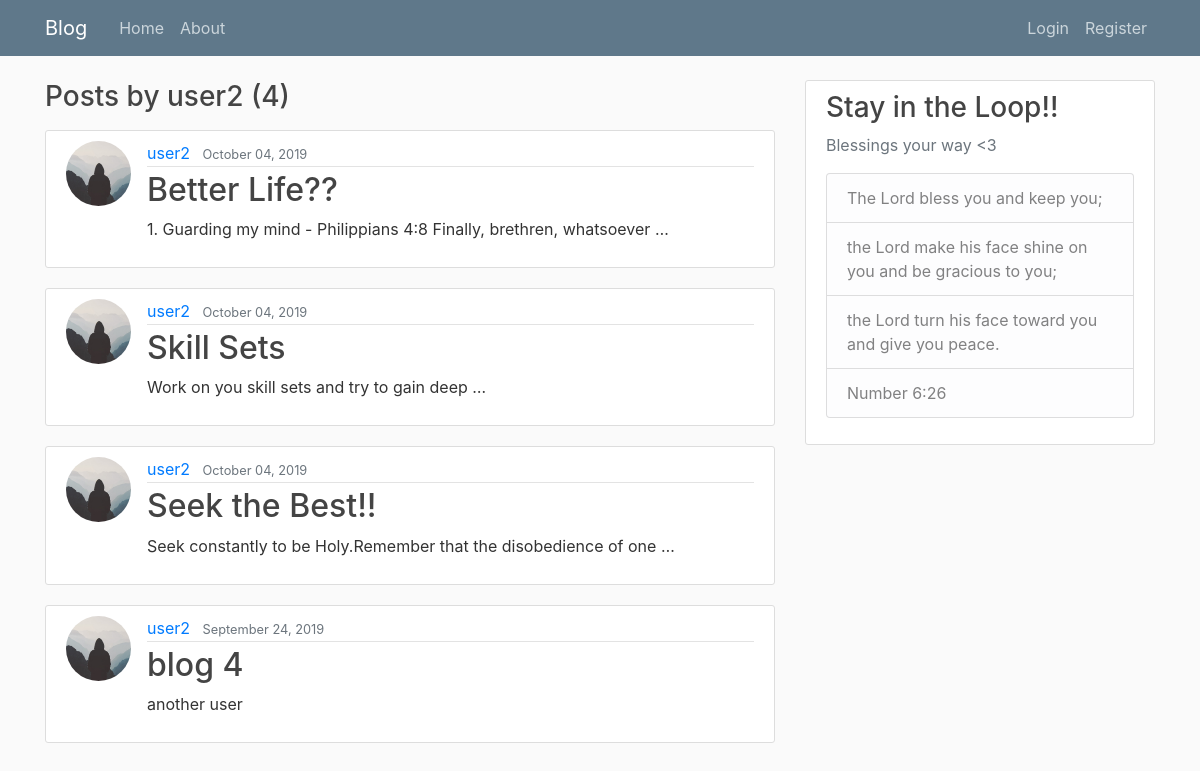
The page /user/user2 on the database its author committed.
### blog/models.py (models this page shows, shortened)
class Post(models.Model):
	title = models.CharField(max_length=150)
	content = models.TextField()
	date_posted = models.DateTimeField(default=timezone.now)
	author = models.ForeignKey(User,on_delete=models.CASCADE)

### users/models.py (models this page shows, shortened)
class Profile(models.Model):
	user = models.OneToOneField(User, on_delete=models.CASCADE)
	image = models.ImageField(default='default.jpg', upload_to='profile_pics')

### blog/views.py (the view)
# urls.py: path('user/<str:username>', UserPostListView.as_view(), name='user-posts'),
class UserPostListView(ListView):
    model = Post
    template_name = 'blog/user_posts.html'
    context_object_name = 'posts'
    paginate_by = 4
    def get_queryset(self):
        user = get_object_or_404(User, username=self.kwargs.get('username'))
        return Post.objects.filter(author=user).order_by('-date_posted')

### blog/templates/blog/user_posts.html (shortened to what this page needs)
{% extends "blog/base.html" %}
{% block content %}
  <h3 class="mb-3">Posts by {{ view.kwargs.username }} ({{ page_obj.paginator.count }})</h3>
	{% for post in posts %}
        <article class="media content-section">
          <img class="rounded-circle article-img" src="{{ post.author.profile.image.url }}">
          <div class="media-body">
            <div class="article-metadata">
              <a class="mr-2" href="{% url 'user-posts' post.author.username %}">{{ post.author }}</a>
              <small class="text-muted">{{ post.date_posted|date:"F d, Y" }}</small>
            </div>
            <h2><a class="article-title" href="{% url 'post-detail' post.id%}">{{ post.title }}</a></h2>
            <p class="article-content">{{ post.content|truncatewords:10 }}</p>
          </div>
        </article>
    {% endfor %}
{% endblock content %}

### blog/static/blog/main.css (style rules this page uses)
body { background: #fafafa; color: #333333; margin-top: 5rem; }
h1, h2, h3, h4, h5, h6 { color: #444444; }
.content-section { background: #ffffff; padding: 10px 20px; border: 1px solid #dddddd; border-radius: 3px; margin-bottom: 20px; }
.article-title { color: #444444; }
.article-content { white-space: pre-line; }
.article-img { height: 65px; width: 65px; margin-right: 16px; }
.article-metadata { padding-bottom: 1px; margin-bottom: 4px; border-bottom: 1px solid #e3e3e3 }

### rows shown on the page
Post: author.profile.image (placeholder picture), author "user2", date_posted "October 04, 2019", title "Better Life??", content "1. Guarding my mind - Philippians 4:8 Finally, brethren, whatsoever …"
Post: author.profile.image (placeholder picture), author "user2", date_posted "October 04, 2019", title "Skill Sets", content "Work on you skill sets and try to gain deep …"
Post: author.profile.image (placeholder picture), author "user2", date_posted "October 04, 2019", title "Seek the Best!!", content "Seek constantly to be Holy.Remember that the disobedience of one …"
Post: author.profile.image (placeholder picture), author "user2", date_posted "September 24, 2019", title "blog 4", content "another user"

### other values the page prints
{{ view.kwargs.username }} "user2"
{{ page_obj.paginator.count }} "4"
